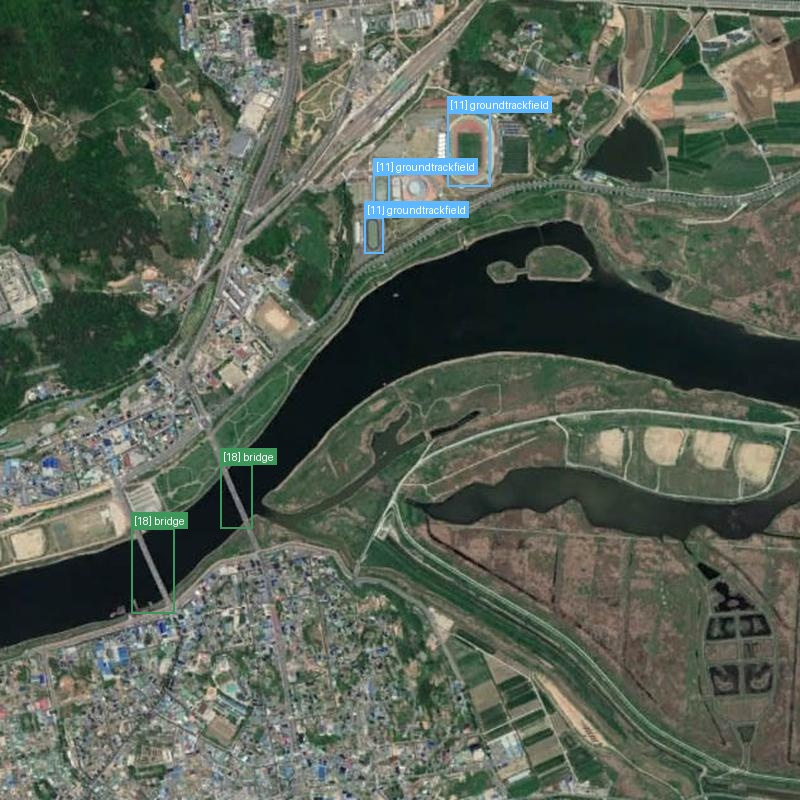

This figure's Python source:
import random
from PIL import Image, ImageDraw, ImageFont
from pycocotools.coco import COCO

def get_random_color():
    """生成随机颜色"""
    return tuple(random.randint(0, 255) for _ in range(3))

def get_high_saturated_color(color):
    """提高颜色的饱和度"""
    return tuple(min(255, int(c * 1.5)) for c in color)

def visualize_and_save_coco_annotation(coco, img_dir, img_number, output_path):
    """
    根据图片编号可视化COCO标注，并将结果保存为图片文件。
    
    :param coco: COCO实例
    :param img_dir: 图像所在目录
    :param img_number: 图片编号
    :param output_path: 输出图片文件路径
    """
    selected_img_id = img_number - 5863 + 1
    
    # 获取图像信息
    img_info = coco.loadImgs(selected_img_id)[0]
    img_path = f"{img_dir}/{img_info['file_name']}"
    
    # 加载图像
    image = Image.open(img_path).convert("RGB")
    draw = ImageDraw.Draw(image)
    
    ann_ids = coco.getAnnIds(imgIds=img_info['id'])
    annotations = coco.loadAnns(ann_ids)

    cat_ids = coco.getCatIds()
    cats = coco.loadCats(cat_ids)
    cat_to_color = {cat['id']: get_high_saturated_color(get_random_color()) for cat in cats}

    try:
        font = ImageFont.truetype("arial.ttf", 15)
    except IOError:
        font = ImageFont.load_default()

    for annotation in annotations:
        bbox = annotation['bbox']
        category_id = annotation['category_id']
        category_name = coco.loadCats([category_id])[0]['name']
        
        color = cat_to_color[category_id]

        if bbox:
            x, y, w, h = bbox
            draw.rectangle([x, y, x + w, y + h], outline=color, width=2)
            
            # 同时显示类别ID和名称
            label_text = f'[{category_id}] {category_name}'
            text_bbox = draw.textbbox((x, y), label_text, font=font)
            text_w, text_h = text_bbox[2] - text_bbox[0], text_bbox[3] - text_bbox[1]
            draw.rectangle([x, y - text_h - 5, x + text_w + 5, y], fill=color)
            draw.text((x + 3, y - text_h - 2), label_text, fill='white', font=font)

    image.save(output_path, quality=95)  # 直接保存PIL图像对象
    print(f"Processed image saved to {output_path}")

def main(img_number):
    annotation_file = "/root/autodl-tmp/DIOR_coco/annotations/val.json"
    img_dir = "/root/autodl-tmp/DIOR_coco/val"

    coco = COCO(annotation_file)

    output_path = "./dior_img_gt.jpg" 

    visualize_and_save_coco_annotation(coco, img_dir, img_number, output_path)

if __name__ == "__main__":
    import argparse
    parser = argparse.ArgumentParser(description="Process some images.")
    parser.add_argument('img_number', type=int, help='The image number for processing.')
    args = parser.parse_args()
    main(args.img_number)